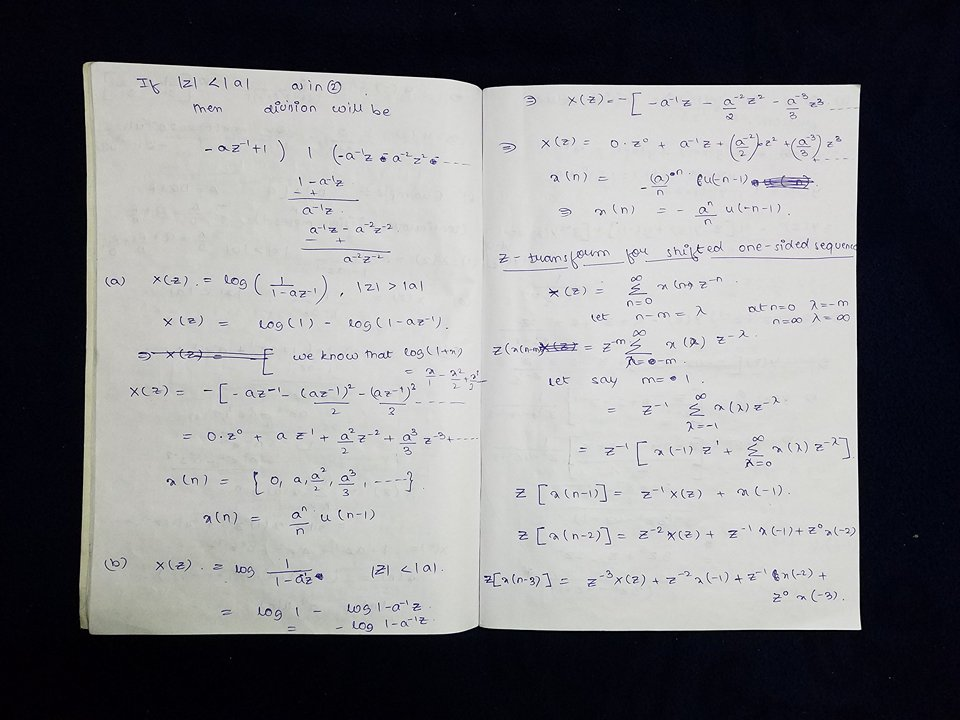
#> input picture dualpage.jpg, 960 x 720 px
$ python test.py   (older library calls are emulated)
#> lines starting #> are read from the running program, lines starting #| are printed output that depends on the picture; after the words box and inside, x2 and y2 are one past the last pixel; in counts of white or black regions, pixels touching at a corner belong together
### transform.py
# import the necessary packages
import numpy as np
import cv2


def order_points(pts):
    # initialzie a list of coordinates that will be ordered
    # such that the first entry in the list is the top-left,
    # the second entry is the top-right, the third is the
    # bottom-right, and the fourth is the bottom-left
    rect = np.zeros((4, 2), dtype="float32")

    # the top-left point will have the smallest sum, whereas
    # the bottom-right point will have the largest sum
    s = pts.sum(axis=1)
    rect[0] = pts[np.argmin(s)]
    rect[2] = pts[np.argmax(s)]

    # now, compute the difference between the points, the
    # top-right point will have the smallest difference,
    # whereas the bottom-left will have the largest difference
    diff = np.diff(pts, axis=1)
    rect[1] = pts[np.argmin(diff)]
    rect[3] = pts[np.argmax(diff)]

    # return the ordered coordinates
    return rect

def four_point_transform(image, pts):
    # obtain a consistent order of the points and unpack them
    # individually
    rect = order_points(pts)
    (tl, tr, br, bl) = rect

    # compute the width of the new image, which will be the
    # maximum distance between bottom-right and bottom-left
    # x-coordiates or the top-right and top-left x-coordinates
    widthA = np.sqrt(((br[0] - bl[0]) ** 2) + ((br[1] - bl[1]) ** 2))
    widthB = np.sqrt(((tr[0] - tl[0]) ** 2) + ((tr[1] - tl[1]) ** 2))
    maxWidth = max(int(widthA), int(widthB))

    # compute the height of the new image, which will be the
    # maximum distance between the top-right and bottom-right
    # y-coordinates or the top-left and bottom-left y-coordinates
    heightA = np.sqrt(((tr[0] - br[0]) ** 2) + ((tr[1] - br[1]) ** 2))
    heightB = np.sqrt(((tl[0] - bl[0]) ** 2) + ((tl[1] - bl[1]) ** 2))
    maxHeight = max(int(heightA), int(heightB))

    # now that we have the dimensions of the new image, construct
    # the set of destination points to obtain a "birds eye view",
    # (i.e. top-down view) of the image, again specifying points
    # in the top-left, top-right, bottom-right, and bottom-left
    # order
    dst = np.array([
        [0, 0],
        [maxWidth - 1, 0],
        [maxWidth - 1, maxHeight - 1],
        [0, maxHeight - 1]], dtype="float32")

    # compute the perspective transform matrix and then apply it
    M = cv2.getPerspectiveTransform(rect, dst)
    warped = cv2.warpPerspective(image, M, (maxWidth, maxHeight))

    # return the warped image
    return warped

### test.py
import cv2
import numpy as np
import imutils
import  transform

#reading the image
img = cv2.imread('dualpage.jpg')
#> img is the input picture: shape (720, 960, 3); mean B, G, R 130.9, 128.6, 128.4

#reduce dimensions
ratio = img.shape[0] / 500.0
#> ratio = 1.44
orig = img.copy()
img = imutils.resize(img, height = 500)
#> img: shape (500, 666, 3)


#convert it to gray scale
gray = cv2.cvtColor(img, cv2.COLOR_BGR2GRAY)

#apply a low pass filter
gray = cv2.GaussianBlur(gray , (15,15), 0)

#threshold the image and convert it to binary
gray = cv2.adaptiveThreshold(gray, 255, cv2.ADAPTIVE_THRESH_GAUSSIAN_C, cv2.THRESH_BINARY, 11 , 2)
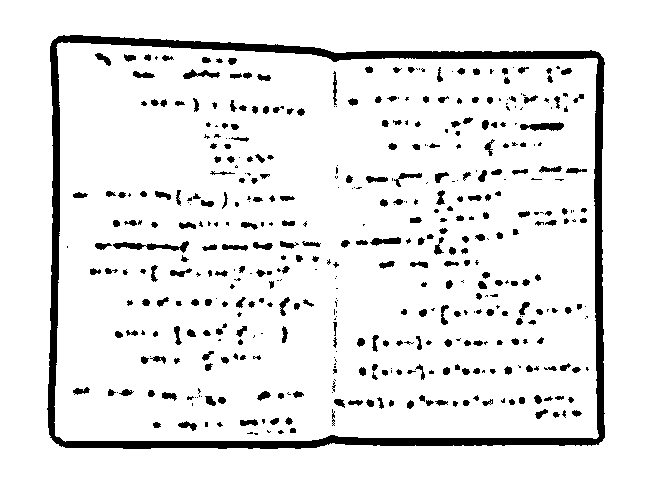
#> gray: shape (500, 666); 91.5% white; 467 black regions (177 under 20 px), largest, box (x1, y1, x2, y2) and area: (47, 35, 605, 449) 13884, (113, 241, 189, 253) 369, (520, 122, 564, 131) 262

#find the edges
edge = cv2.Canny(gray, 75, 200)
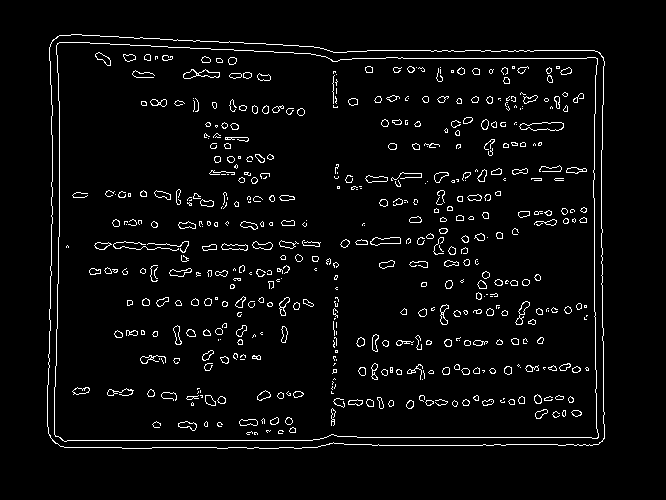
#> edge: shape (500, 666); 3.9% white in thin lines or dots, all inside (x1, y1, x2, y2) = (47, 34, 605, 449)

#fil the space
#edge1 = cv2.morphologyEx(edge, cv2.MORPH_CLOSE, (25,25), iterations = 1)
edge = cv2.dilate(edge, (101,101))
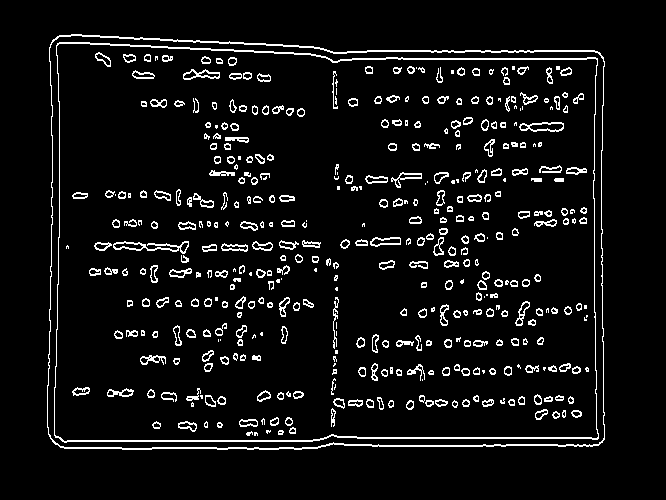
#> edge: shape (500, 666); 6.5% white in thin lines or dots, all inside (x1, y1, x2, y2) = (47, 34, 605, 450)

#show image
cv2.imshow('edge image', edge)
cv2.waitKey()
cv2.destroyAllWindows()

#draw contours
(_, cnts,_) = cv2.findContours(edge.copy(), cv2.RETR_EXTERNAL, cv2.CHAIN_APPROX_SIMPLE)
#> cnts = 1 contour; box (x1, y1, x2, y2) and area: (47, 34, 605, 450) 221658
cnts = sorted(cnts, key = cv2.contourArea, reverse = True)[:10]
for c in cnts:
    peri = 0.02*cv2.arcLength(c, True)
    approx = cv2.approxPolyDP(c,peri, True)

    #the book has approx 4 sides
    if(len(approx) == 4):
        screenCnt = approx
        break;
#> this loop made 1 pass
#> (peri, screenCnt) on pass 1: (39.07, [[52, 40], [55, 444], [602, 442], [599, 52]])

#draw Contour
cnt = img.copy()
cv2.drawContours(cnt, [screenCnt], -1, (0,225,0) , 2)
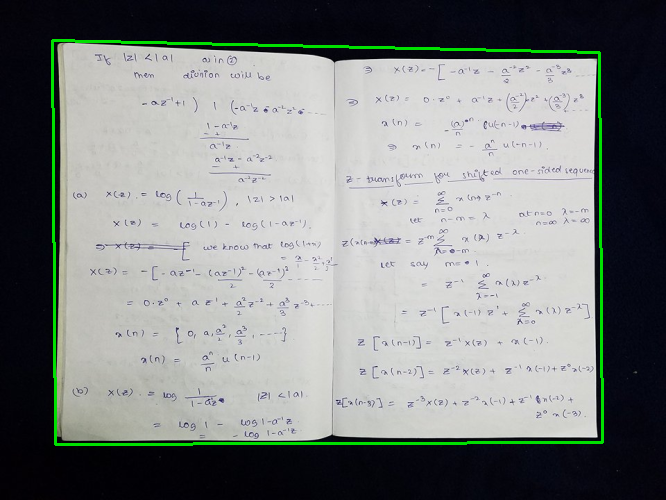
#> cnt: shape (500, 666, 3); mean B, G, R 130.6, 132.3, 128.3
cv2.imshow('Book',cnt )
cv2.waitKey()
cv2.destroyAllWindows()

#perspective trasform
# apply the four point transform to obtain a top-down
# view of the original image
origCnt = screenCnt.reshape(4, 2) * ratio
#> origCnt = [[74.88, 57.6], [79.2, 639.4], [866.9, 636.5], [862.6, 74.88]]
warped = transform.four_point_transform(orig,origCnt)
#> in order_points, `s = pts.sum(axis=1)`: s = [132.5, 718.6, 1503.4, 937.4]
#> in order_points, `diff = np.diff(pts, axis=1)`: diff = [-17.28, 560.2, -230.4, -787.7]
#> in four_point_transform, `rect = order_points(pts)`: rect = [[74.88, 57.6], [862.6, 74.88], [866.9, 636.5], [79.2, 639.4]]
#> in four_point_transform, `(tl, tr, br, bl) = rect`: tl = [74.88, 57.6]; tr = [862.6, 74.88]; br = [866.9, 636.5]; bl = [79.2, 639.4]
#> in four_point_transform, `widthA = np.sqrt(((br[0] - bl[0]) ** 2) + ((br[1] - bl[1]) ** 2))`: widthA = 787.7
#> in four_point_transform, `widthB = np.sqrt(((tr[0] - tl[0]) ** 2) + ((tr[1] - tl[1]) ** 2))`: widthB = 787.9
#> in four_point_transform, `maxWidth = max(int(widthA), int(widthB))`: maxWidth = 787
#> in four_point_transform, `heightA = np.sqrt(((tr[0] - br[0]) ** 2) + ((tr[1] - br[1]) ** 2))`: heightA = 561.6
#> in four_point_transform, `heightB = np.sqrt(((tl[0] - bl[0]) ** 2) + ((tl[1] - bl[1]) ** 2))`: heightB = 581.8
#> in four_point_transform, `maxHeight = max(int(heightA), int(heightB))`: maxHeight = 581
#> in four_point_transform, `dst = np.array([ [0, 0], [maxWidth - 1, 0], [maxWidth - 1, maxHeight -..`: dst = [[0, 0], [786, 0], [786, 580], [0, 580]]
#> in four_point_transform, `M = cv2.getPerspectiveTransform(rect, dst)`: M = [[0.96, -0.00713, -71.5], [-0.0218, 0.994, -55.63], [-4.39e-05, 6.63e-07, 1]]
#> in four_point_transform, `warped = cv2.warpPerspective(image, M, (maxWidth, maxHeight))`:
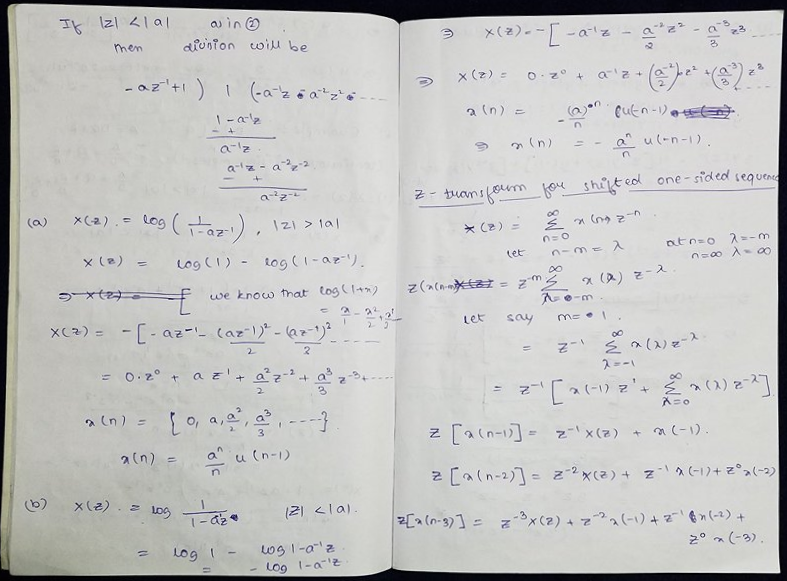
#> warped: shape (581, 787, 3); mean B, G, R 193.5, 194.7, 194.6

# convert the warped image to grayscale, then threshold it
# to give it that 'black and white' paper effect
warped = cv2.cvtColor(warped, cv2.COLOR_BGR2GRAY)
#> warped: shape (581, 787)
#T = cv2.adaptiveThreshold(warped,255, cv2.ADAPTIVE_THRESH_GAUSSIAN_C, cv2.THRESH_BINARY_INV, 11, 2)
#warped = (warped > T).astype("uint8") * 255

# show the original and scanned images
cv2.imshow("Original", imutils.resize(orig, height=650))
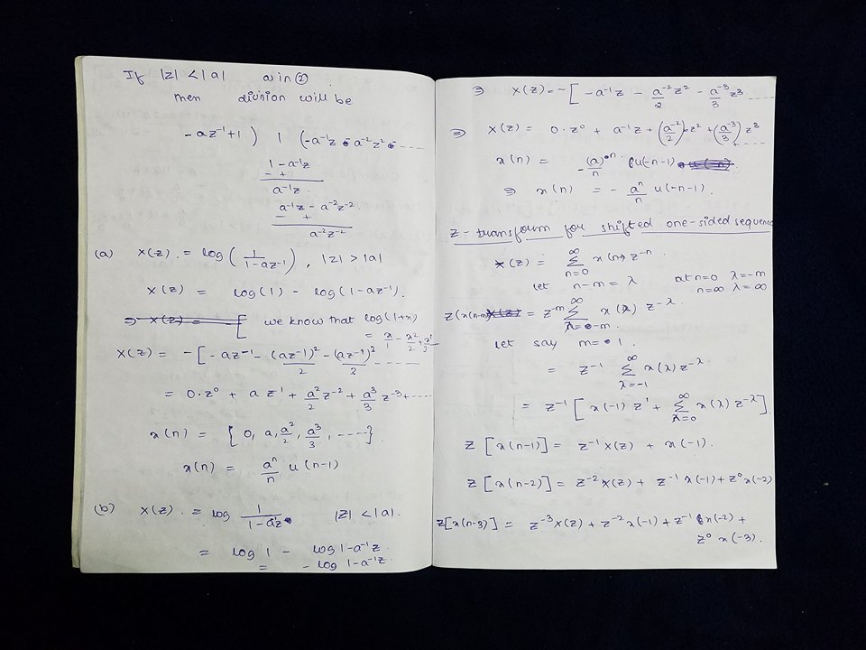
#> window 'Original': shape (650, 866, 3); mean B, G, R 130.9, 128.6, 128.4
cv2.imshow("Scanned", imutils.resize(warped, height=650))
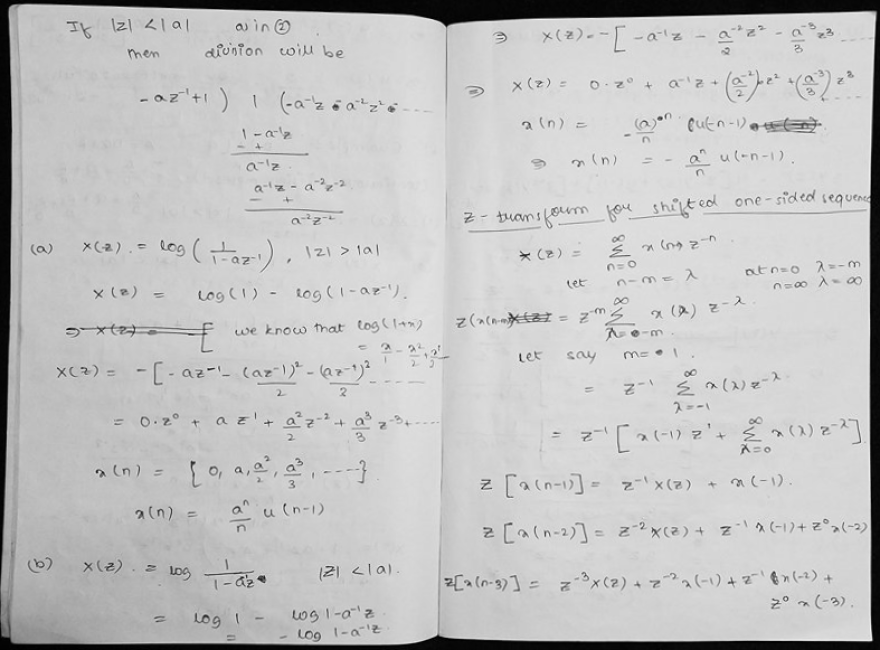
#> window 'Scanned': shape (650, 880); min 0, max 253, mean 194.5
cv2.waitKey()

#write it into an image
cv2.imwrite('scanned.jpg', warped)
